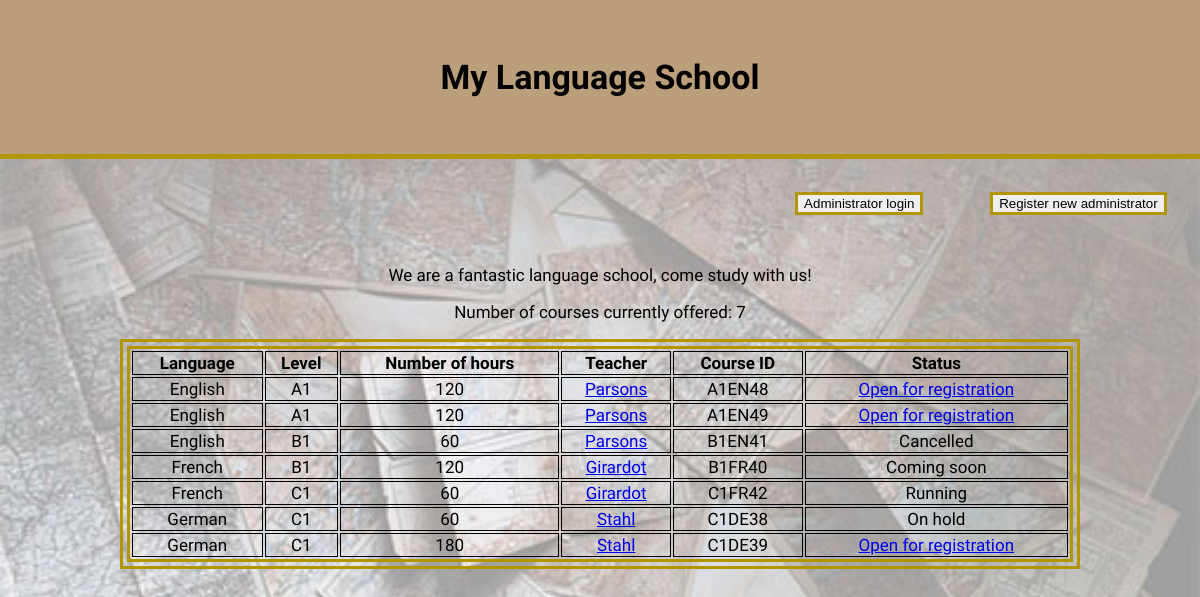
The page / on the database its author committed.
### tables this page shows
CREATE TABLE `courses` (
  `id` int(11) NOT NULL AUTO_INCREMENT,
  `language` varchar(50) NOT NULL,
  `no_hours` int(11) NOT NULL,
  `teacher` varchar(127) NOT NULL,
  `level` varchar(2) NOT NULL,
  `status` varchar(127) NOT NULL,
  `id_course` varchar(127) NOT NULL,
  `no_registered_students` int(11) NOT NULL,
  PRIMARY KEY (`id`)
);

### classes/courses.class.php (called while the page is built, shortened)
<?php
class course{
    public static $list_courses = array();
    public static function getNumberOfCourses(){
        return count(static::$list_courses);
    }
    public function __construct($id, $language, $no_hours, $teacher, $level, $status){
        static::$list_courses[] = $this;
        $this -> id = $id;
        $this -> language = $language;
        $this -> no_hours = $no_hours;
        $this -> teacher = $teacher;
        $this -> level = $level;
        $this -> status = $status;
    }
}

### index.php (the view, shortened to what this page needs)
<?php
require_once "database_teachers.php";
require_once "classes/courses.class.php";
$statement = $db -> prepare("SELECT id, language, no_hours, teacher, level, status, concat(id_course, id) AS 'unique_id' FROM courses ORDER BY language, level, id ASC");
$statement -> execute();
$new_course_as_array = [];
foreach ($statement -> fetchAll() as $value){
    $new_course_as_array["unique_id"] = $value["unique_id"];
    $new_course_as_array["language"] = $value["language"];
    $new_course_as_array["no_hours"] = $value["no_hours"];
    $new_course_as_array["teacher"] = $value["teacher"];
    $new_course_as_array["level"] = $value["level"];
    $new_course_as_array["status"] = $value["status"];
    $new_course = new course($new_course_as_array["unique_id"], $new_course_as_array["language"], $new_course_as_array["no_hours"],$new_course_as_array["teacher"],$new_course_as_array["level"],$new_course_as_array["status"]);
}
?>
<!DOCTYPE html>
<html lang="en">
<head>
    <link rel="stylesheet" href="style/style.css">
</head>
<body>
    <header>
        <h1>My Language School</h1>
    </header>
    <div class="buttons">
        <button class="button" onclick='window.location.href="admin/signin_admin.php"'>Administrator login</button>
        <button class="button" onclick='window.location.href="admin/signup_admin.php"'>Register new administrator</button>
    </div>
    <p>We are a fantastic language school, come study with us!</p>
    <p>Number of courses currently offered: <?php echo course::getNumberOfCourses(); ?></p>
    <table>
        <thead>
            <tr><th>Language</th><th>Level</th><th>Number of hours</th><th>Teacher</th><th>Course ID</th><th>Status</th></tr>
        </thead>
        <tbody>
        <?php foreach(course::$list_courses as $course) :?>
            <tr>
                <td>
                    <?php echo $course -> language; ?>
                </td>
                <td>
                    <?php echo $course -> level; ?>
                </td>
                <td>
                    <?php echo $course -> no_hours; ?>
                </td>
                <td>
                    <a href="profiles.php?teacher=<?php echo $course -> teacher; ?>" title="profile of <?php echo $course -> teacher; ?>"><?php echo $course -> teacher; ?></a>
                </td>
                <td>
                    <?php echo $course -> id; ?>
                </td>
                <td>
                    <?php if ($course -> status == "Open for registration"){?><a href="registration.php"><?php echo $course -> status; ?></a>
                    <?php } else { echo $course -> status; } ?>
                </td>
            </tr>
        <?php endforeach; ?>
    </tbody>
    </table>
<br>
</body>
</html>

### style/style.css (style rules this page uses)
body { margin: auto; padding:0; text-align:center; background-image: url("../img/map.jpg"); background-size: 100%; background-repeat: no-repeat; font-family: 'Source Sans Pro', sans-serif; font-size: 17px; }
table { width: 80%; height: 100%; text-align: center; margin: auto; ; border: 10px solid #B29600; border-style: double; }
table td, table th { border: 1px solid black; }
header { border-bottom: 5px solid #B29600; background-color: #BB9F7A; height: 100%; padding: 2em; text-align: center; }
h1 { text-align: center; }
.buttons { display: flex; justify-content: flex-end; }
.button { margin: 2.5em; border: 3px solid #B29600; }

### rows shown on the page
courses: language "English", level "A1", no_hours "120", teacher "Parsons", course "A1EN48", status "Open for registration"
courses: language "English", level "A1", no_hours "120", teacher "Parsons", course "A1EN49", status "Open for registration"
courses: language "English", level "B1", no_hours "60", teacher "Parsons", course "B1EN41", status "Cancelled"
courses: language "French", level "B1", no_hours "120", teacher "Girardot", course "B1FR40", status "Coming soon"
courses: language "French", level "C1", no_hours "60", teacher "Girardot", course "C1FR42", status "Running"
courses: language "German", level "C1", no_hours "60", teacher "Stahl", course "C1DE38", status "On hold"
courses: language "German", level "C1", no_hours "180", teacher "Stahl", course "C1DE39", status "Open for registration"

### other values the page prints
course::getNumberOfCourses() "7"
